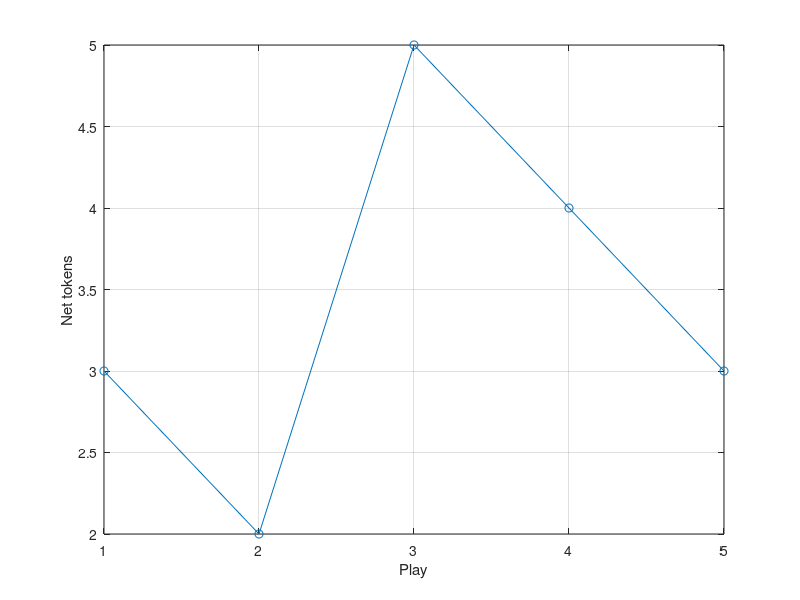

This chart was generated by the following MATLAB code:
% Run one section at a time using Run Section.
% Each mission is independent and resets its own inputs.

%% 1 Read the rules / 读懂规则
cost = 1;
payout = [4 0];
net = payout - cost;
net

%% 2 Create random trials / 创建随机试验
rng(7, 'twister');
u = rand(1,5);
numel(u)

%% 3 Mark the wins / 标记获胜结果
u = [0.10 0.70 0.19 0.20 0.90];
win = u < 0.2;
double(win)

%% 4 Count and estimate / 统计与估计
u = [0.10 0.70 0.19 0.20 0.90];
win = u < 0.2;
[sum(win) mean(win)]

%% 5 Watch the balance / 观察累计收益
u = [0.10 0.70 0.19 0.20 0.90];
win = u < 0.2;
net = 4*win - 1;
balance = cumsum(net);
plot(1:5, balance, '-o');
xlabel('Play'); ylabel('Net tokens');
grid on;

%% 6 Ask if it is fair / 判断是否公平
p = 0.2;
expectedNet = 4*p - 1;
expectedNet

%% 7 Scale the experiment / 扩大实验规模
rng(7, 'twister');
u = rand(1,10000);
win = u < 0.2;
net = 4*win - 1;
estimate = mean(win);
averageNet = mean(net);
[numel(u) abs(averageNet - (4*estimate-1)) < 1e-10]

%% 8 Design a fair game / 设计公平游戏
p = 0.2;
cost = 1;
winPayout = cost/p;
expectedNet = p*winPayout-cost;
[winPayout expectedNet]
